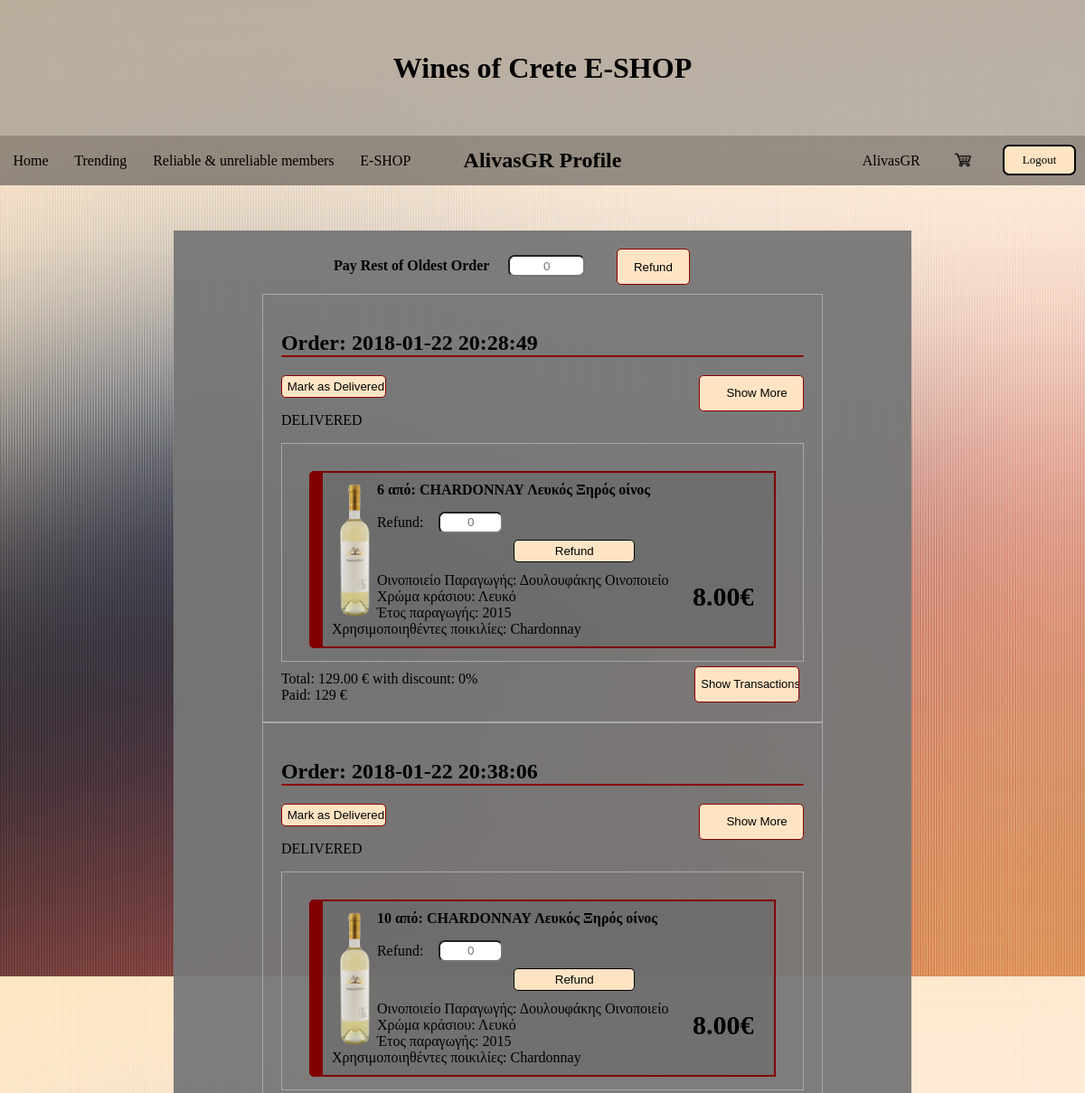
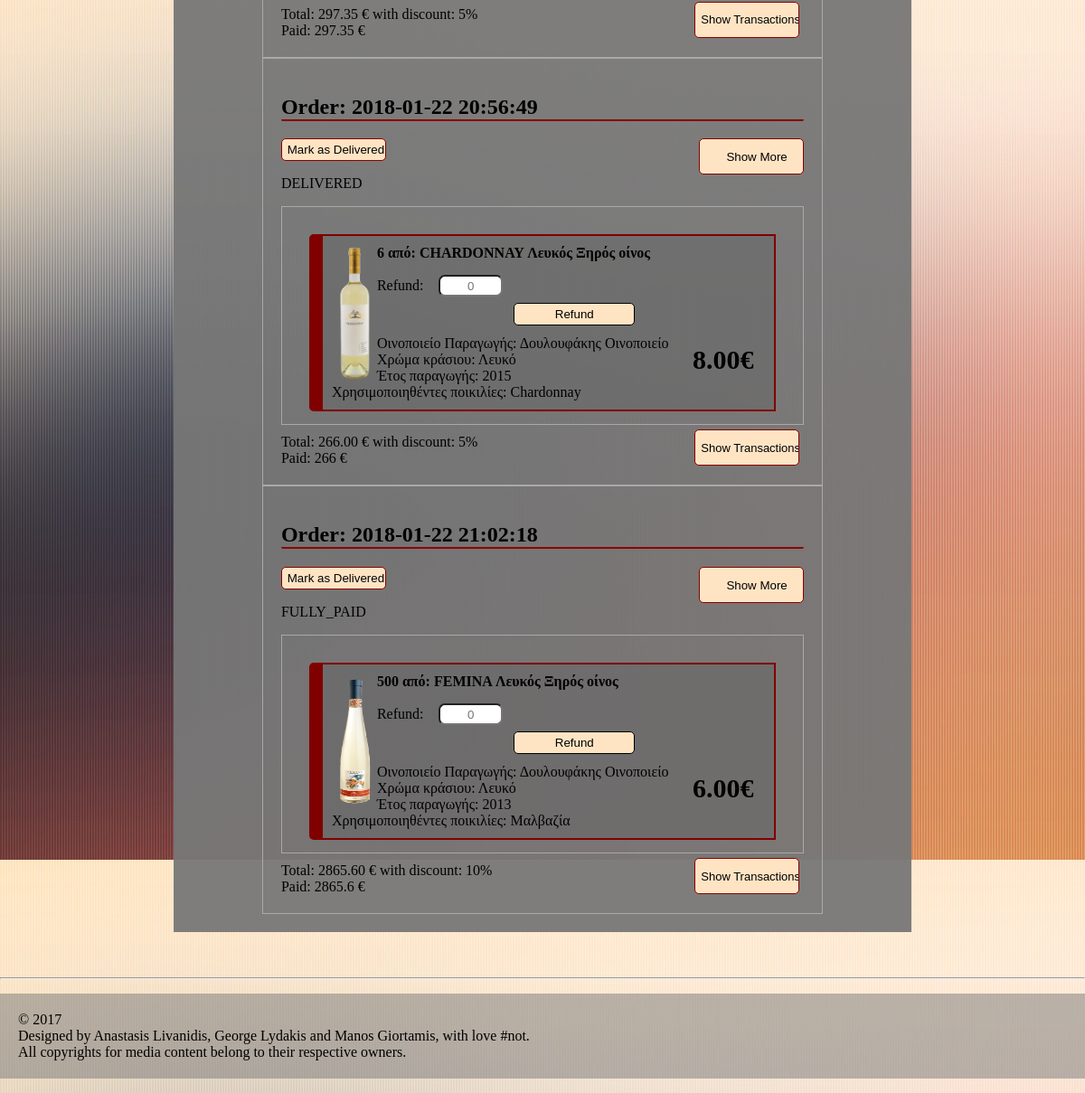
/winesOfCrete/code/woc/profile.php?navc=navcprofile&mc=mcorders (signed in), run on the app's committed database (2 pictures, top to bottom).
### tables this page shows
CREATE TABLE `order_t` (
  `oid` int(11) NOT NULL,
  `mid` int(11) DEFAULT NULL,
  `date` datetime NOT NULL,
  `cost` decimal(6,2) NOT NULL,
  `discount` int(11) NOT NULL,
  `state` varchar(20) NOT NULL
);

CREATE TABLE `orderconsistsofwine` (
  `oid` int(11) NOT NULL,
  `wid` int(11) NOT NULL,
  `amount` int(11) NOT NULL
);

CREATE TABLE `wine` (
  `wid` int(11) NOT NULL,
  `retailPrice` decimal(6,2) NOT NULL,
  `wholesalePrice` decimal(6,2) NOT NULL,
  `winery` varchar(50) NOT NULL,
  `name` varchar(30) NOT NULL,
  `color` varchar(30) NOT NULL,
  `date` varchar(10) NOT NULL,
  `photo` varchar(100) NOT NULL
);

CREATE TABLE `variety` (
  `vid` int(11) NOT NULL,
  `name` varchar(30) NOT NULL
);

### winesOfCrete/code/woc/MemberDB.php (called while the page is built, shortened)
<?php
function getMember($username) {
    $conn = mysqli_connect($GLOBALS['db_server'], $GLOBALS['db_username'], $GLOBALS['db_password'], $GLOBALS['db_name']);
    mysqli_set_charset($conn, "utf8");
    $sql = "SELECT * FROM Member WHERE username = '$username';";
    $result = mysqli_query($conn, $sql);
    return $result;
}
function isMerchant($username) {
    $conn = mysqli_connect($GLOBALS['db_server'], $GLOBALS['db_username'], $GLOBALS['db_password'], $GLOBALS['db_name']);
    mysqli_set_charset($conn, "utf8");
    $sql = "SELECT Member.mid FROM Member, Merchant WHERE Member.mid = Merchant.mid AND Member.username = '$username';";
    $result = mysqli_query($conn, $sql);
    if (mysqli_num_rows($result) > 0) {
        return true;
    } else {
        mysqli_close($conn);
        return false;
    }
}

### winesOfCrete/code/woc/OrderDB.php (called while the page is built, shortened)
<?php
function getOrdersByMember($member_id) {
    $conn = mysqli_connect($GLOBALS['db_server'], $GLOBALS['db_username'], $GLOBALS['db_password'], $GLOBALS['db_name']);
    mysqli_set_charset($conn, "utf8");
    $sql = "SELECT * FROM Order_t where mid = '$member_id';";
    $result = mysqli_query($conn, $sql);
    return $result;
}

### winesOfCrete/code/woc/OrderConsistsOfWineDB.php (called while the page is built, shortened)
<?php
function getWinesOfOrder($oid) {
    $conn = mysqli_connect($GLOBALS['db_server'], $GLOBALS['db_username'], $GLOBALS['db_password'], $GLOBALS['db_name']);
    mysqli_set_charset($conn, "utf8");
    $sql = "SELECT wid, amount FROM OrderConsistsOfWine WHERE oid = '$oid'";
    $result = mysqli_query($conn, $sql);
    return $result;
}

### winesOfCrete/code/woc/WineDB.php (called while the page is built, shortened)
<?php
    function getWineById($wid) {
        $conn = mysqli_connect($GLOBALS['db_server'], $GLOBALS['db_username'], $GLOBALS['db_password'], $GLOBALS['db_name']);
        mysqli_set_charset($conn, "utf8");
        $sql = "SELECT * FROM Wine where wid = $wid;";
        $result = mysqli_query($conn, $sql);
        return $result;
    }
    function winesJOINVarieties(){
        $conn = mysqli_connect($GLOBALS['db_server'], $GLOBALS['db_username'], $GLOBALS['db_password'], $GLOBALS['db_name']);
        mysqli_set_charset($conn, "utf8");
        $sql = "SELECT v.vid, v.name, wv.wid FROM Variety v, ".
               "WineMadeOfVariety wv WHERE v.vid = wv.vid;";
        $result = mysqli_query($conn, $sql);
        return $result;
    }

### winesOfCrete/code/woc/TransactionsDB.php (called while the page is built, shortened)
<?php
function getSumOfTransaction($oid){
    $conn = mysqli_connect($GLOBALS['db_server'], $GLOBALS['db_username'], $GLOBALS['db_password'], $GLOBALS['db_name']);
    mysqli_set_charset($conn, "utf8");
    $sq0  = "SELECT sum(amount) AS total FROM transactions where oid = '$oid' and type = 'REFUND';";
    $res0 = mysqli_fetch_assoc(mysqli_query($conn, $sq0));
    $sq1  = "SELECT sum(amount) AS total FROM transactions where oid = '$oid' and type = 'PAYMENT';";
    $res1 = mysqli_fetch_assoc(mysqli_query($conn, $sq1));
    $res3 = $res1['total'] - $res0['total'];
    return $res3;
}

### winesOfCrete/code/woc/mcorders.php (the view, shortened to what this page needs)
<?php
$user = mysqli_fetch_assoc(getMember($_SESSION['username']));
$orders = getOrdersByMember($user['mid']);
$joined = winesJOINVarieties();
$displayedPrice = (isMerchant($_SESSION['username']) == 1) ? ("wholesalePrice") : ("retailPrice");
?>
<ul id ="orderlist">
    <?php
    if (mysqli_num_rows($orders) > 0) {
        $i = 0;
        echo "<div id = \"payrestarea\"><form method = \"post\" action = \"profile.php?navc=navcprofile&mc=mcorders\" class = \"paymentform\">";
        echo "<label for = \"payment\">Pay Rest of Oldest Order</label><input type = \"text\" name = \"payment\" placeholder = \"0\" class = \"refcheckbox\"/>";
        echo "<input type = \"submit\" class = \"orderbutton\" value = \"Refund\"/>";
        echo "</form></div>";
        while ($order = mysqli_fetch_assoc($orders)) {
            echo "<li>";
            echo "<h2>Order: " . $order['date'] . "</h2>";
            echo "<input type = \"button\" value = \"Show More\" id = \"ob$i\" class = \"orderbutton\" onclick = \"ordermanip($i)\"/>";
            echo "<form method = \"post\" action = \"profile.php?navc=navcprofile&mc=mcorders&oid=".$order['oid']."\" class = \"delform\">";
            echo "<input type = \"submit\" value = \"Mark as Delivered\" class = \"delivbutton\" name = \"delbutton\"/>";
            echo "</form>";
            echo "<div class = \"orderdetails\">";
            echo "<p class = \"orderstatus\">" . $order['state'] . "</p>";
            echo "<div class = \"ordercontent\" id = \"id$i\">";
            $ordercontent = getWinesOfOrder($order['oid']);
            $oid = $order['oid'];
            while ($orderwine = mysqli_fetch_assoc($ordercontent)) {
                $row = mysqli_fetch_assoc(getWineById($orderwine['wid']));
                $wid = $row['wid'];
                $displayed =
                        "<div class=\"wineContainer\">" .
                        "<a href=\"" . $row["photo"] . "\"target=\"_blank\">" .
                        "<img class=\"wineImage\" src=\"" . $row["photo"] . "\" alt=\"Wine\">" .
                        "</a>" .
                        "<p><b>" . $orderwine['amount'] . " από: " . $row["name"] . "</b>" .
                        "<form class = \"retform\" method = \"post\" action = \"profile.php?navc=navcprofile&mc=mcorders&oid=$oid&wid=$wid\">" .
                        "<label for = \"refund\">Refund:</label><input type = \"text\"  name = \"refund\" placeholder = \"0\" class = \"refcheckbox\"/>" .
                        "<input type = \"submit\" class = \"orderbutton\" value = \"Refund\"/>" .
                        "</form>" .
                        "<br/><br/>Οινοποιείο Παραγωγής: " .$row["winery"] .
                        "<br/>Χρώμα κράσιου: " . $row["color"] .
                        "<br/>Έτος παραγωγής: " . $row["date"] .
                        "<br/>Χρησιμοποιηθέντες ποικιλίες: ";
                mysqli_data_seek($joined, 0);
                while ($varietyRow = mysqli_fetch_assoc($joined)) {
                    if ($varietyRow["wid"] == $row["wid"]) {
                        $displayed = $displayed . $varietyRow["name"] . ", ";
                    }
                }
                $displayed = rtrim($displayed, ", ");
                $displayed = $displayed . "</p>" .
                        "<div class=\"winePrice\">" . $row[$displayedPrice] . "€</div>" .
                        "</div>";
                echo $displayed;
            }
            echo "</div>";
            echo "<input type = \"button\" value = \"Show Transactions\" id = \"ot$i\" class = \"transbutton\" onclick = \"transmanip($i)\"/>";
            echo "<div class = \"orderbottom\">";
            echo "Total: " . $order['cost'] . " € with discount: " . $order['discount'] . "%";
            echo "<br/>Paid: " . getSumOfTransaction($order['oid']) . " €";
            echo "</div>";
            echo "</div>";
            echo "</li>";
            $i++;
        }
    } else {
        echo "<h2>You haven't ordered anything!</h2>";
        echo "<p>Go order something and come back!</p>";
    }
    ?>
</ul>

### winesOfCrete/code/woc/css/wines.css (style rules this page uses)
.wineContainer { background-color:rgba(100,100,100,0.5); border-color:maroon; border-style:solid; border-width:2px 2px 2px 15px; margin:30px; padding:10px; border-radius:5px 0px 0px 5px; min-height: 150px; }
.wineContainer p { text-align: left; margin: 0px 0px 0px 40px; }
.wineImage { float: left; width:50px; height:150px; }
.winePrice { font-weight: bold; font-size: 30px; float:right; width:80px; position:relative; bottom:62px; }
.wineImage::after { content: ""; clear: both; display: table; }
.wineContainer input[type=text] { width:100px; height:20px; margin-left:50%; }
.wineContainer input[type=submit] { float:right; height:25px; width:20%; background-color:bisque; border: 2px solid black; border-radius: 7px; }
.filterArea select, input { height:40px; width:90%; }

### winesOfCrete/code/woc/css/main.css (style rules this page uses)
body { background-image: url('background.jpg'); background-repeat:repeat; margin: 0; padding: 0; position:relative; min-height: 100%; }
#detailslist, #orderlist { list-style: none; text-align: left; margin: 0; padding: 0; }
#detailslist li, #orderlist li { padding: 20px; margin: 0 12%; border: 1px solid darkgray; text-align: left; }
#detailslist li .editbutton, #orderlist li .orderbutton { float: right; width: 20%; padding: 2px 5%; border-radius: 5px; background-color: bisque; border: 1px solid darkred; }
#orderlist li .ordercontent { border: 1px solid darkgray; height: 15em; overflow: hidden; }
#orderlist { text-align: center; }
#orderlist #payrestarea { text-align: center; margin-left: 20%; margin-bottom: 10px; width: 100%; }
#orderlist #payrestarea label { font-weight: bold; }
#orderlist #payrestarea input[type=text] { margin-top: 7px; }
#orderlist #payrestarea input[type=submit] { float: right; width: 20%; border-radius: 5px; background-color: bisque; border: 1px solid darkred; }
#orderlist #payrestarea::after { clear: both; content: ""; display: table; }
#orderlist li h2 { width: 100%; border-bottom: 2px solid darkred; border-radius: 2px; }
#orderlist li .delform .delivbutton { width: 20%; padding: 2px 1%; border-radius: 5px; background-color: bisque; border: 1px solid darkred; }
#orderlist .paymentform { width: 50%; }
#orderlist .retform { margin-top: 15px; margin-bottom: 0; width: 70%; }
#orderlist input[type=text] { margin: 0 5%; margin-bottom: 7px; padding: 0; border-radius: 7px; height: 20px; width: 20%; text-align: center; }
#orderlist li input[type=submit] { background-color:bisque; border: 1px solid black; width:40%; height: 25px; }
#orderlist li .transbutton { float: right; width: 20%; padding: 2px 1%; margin: 5px; border-radius: 5px; background-color: bisque; border: 1px solid darkred; font-size: small; }
#orderlist li .orderbottom { margin-top: 10px; }

### data on the page
order_t: date "2018-01-22 20:28:49", state "DELIVERED", cost "129.00", discount "0", oid "129"
orderconsistsofwine: wid.photo (picture), amount "6", wid.name "CHARDONNAY Λευκός Ξηρός οίνος", wid.winery "Δουλουφάκης Οινοποιείο", wid.color "Λευκό", wid.date "2015", variety.name "Chardonnay", wid.wholesalePrice "8.00"
order_t: date "2018-01-22 20:38:06", state "DELIVERED", cost "297.35", discount "5", oid "297.35"
orderconsistsofwine: wid.photo (picture), amount "10", wid.name "CHARDONNAY Λευκός Ξηρός οίνος", wid.winery "Δουλουφάκης Οινοποιείο", wid.color "Λευκό", wid.date "2015", wid.wholesalePrice "8.00"
variety: name "Chardonnay"
order_t: date "2018-01-22 20:56:49", state "DELIVERED", cost "266.00", discount "5", oid "266"
orderconsistsofwine: wid.photo (picture), amount "6", wid.name "CHARDONNAY Λευκός Ξηρός οίνος", wid.winery "Δουλουφάκης Οινοποιείο", wid.color "Λευκό", wid.date "2015", wid.wholesalePrice "8.00"
order_t: date "2018-01-22 21:02:18", state "FULLY_PAID", cost "2865.60", discount "10", oid "2865.6"
orderconsistsofwine: wid.photo (picture), amount "500", wid.name "FEMINA Λευκός Ξηρός οίνος", wid.winery "Δουλουφάκης Οινοποιείο", wid.color "Λευκό", wid.date "2013", wid.wholesalePrice "6.00"
variety: name "Μαλβαζία"

### other printed values
$_SESSION['username'] "AlivasGR"
